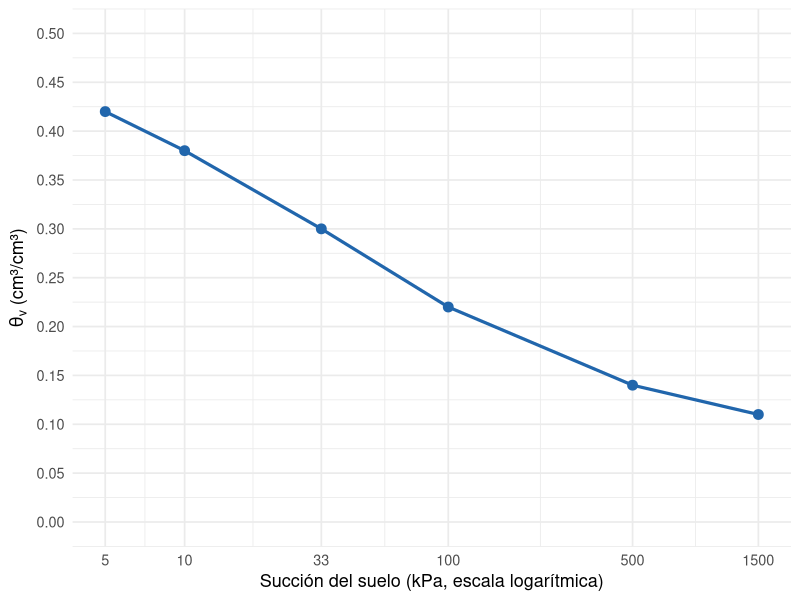
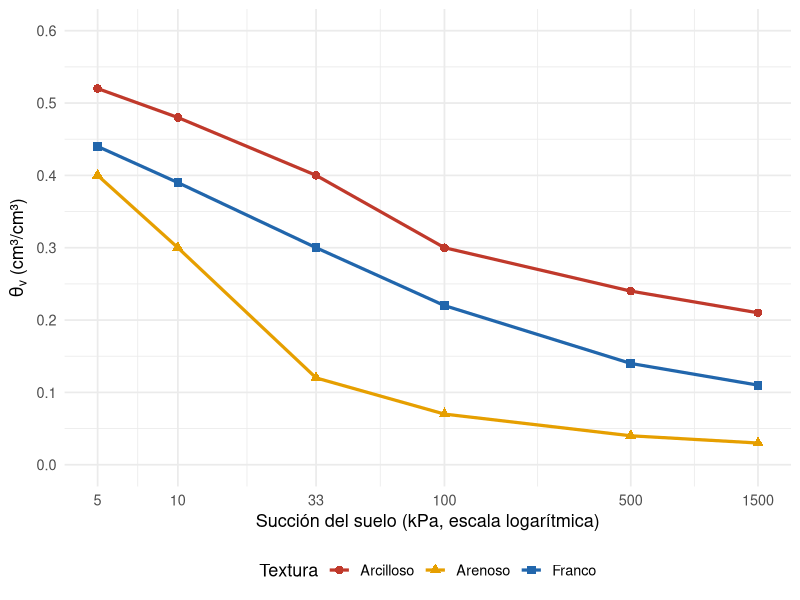

Source code (R) for these figures, in order:
## ---- chunk 1
#| echo: false
#| warning: false
#| message: false
#| fig-width: 6.5
#| fig-height: 4
#| fig-align: center

library(ggplot2)

df_franco <- data.frame(
  succion = c(5, 10, 33, 100, 500, 1500),
  theta   = c(0.42, 0.38, 0.30, 0.22, 0.14, 0.11)
)

ggplot(df_franco, aes(x = succion, y = theta)) +
  geom_line(linewidth = 1.1, color = "#2166AC") +
  geom_point(size = 3, color = "#2166AC") +
  scale_x_log10(breaks = c(5, 10, 33, 100, 500, 1500)) +
  scale_y_continuous(limits = c(0, 0.5), breaks = seq(0, 0.5, 0.05)) +
  labs(x = "Succión del suelo (kPa, escala logarítmica)",
       y = expression(theta[v] ~ "(cm³/cm³)")) +
  theme_minimal(base_size = 13)
## ---- chunk 2
#| echo: false
#| warning: false
#| message: false
#| fig-width: 6.5
#| fig-height: 4
#| fig-align: center

df_texturas <- data.frame(
  succion = rep(c(5, 10, 33, 100, 500, 1500), 3),
  textura = rep(c("Arenoso", "Franco", "Arcilloso"), each = 6),
  theta = c(
    0.40, 0.30, 0.12, 0.07, 0.04, 0.03,   # arenoso
    0.44, 0.39, 0.30, 0.22, 0.14, 0.11,   # franco
    0.52, 0.48, 0.40, 0.30, 0.24, 0.21    # arcilloso
  )
)

ggplot(df_texturas, aes(x = succion, y = theta, color = textura, shape = textura)) +
  geom_line(linewidth = 1.1) +
  geom_point(size = 2.6) +
  scale_x_log10(breaks = c(5, 10, 33, 100, 500, 1500)) +
  scale_y_continuous(limits = c(0, 0.6), breaks = seq(0, 0.6, 0.1)) +
  scale_color_manual(values = c("Arenoso" = "#E69F00", "Franco" = "#2166AC", "Arcilloso" = "#C0392B")) +
  labs(x = "Succión del suelo (kPa, escala logarítmica)",
       y = expression(theta[v] ~ "(cm³/cm³)"),
       color = "Textura", shape = "Textura") +
  theme_minimal(base_size = 13) +
  theme(legend.position = "bottom")
